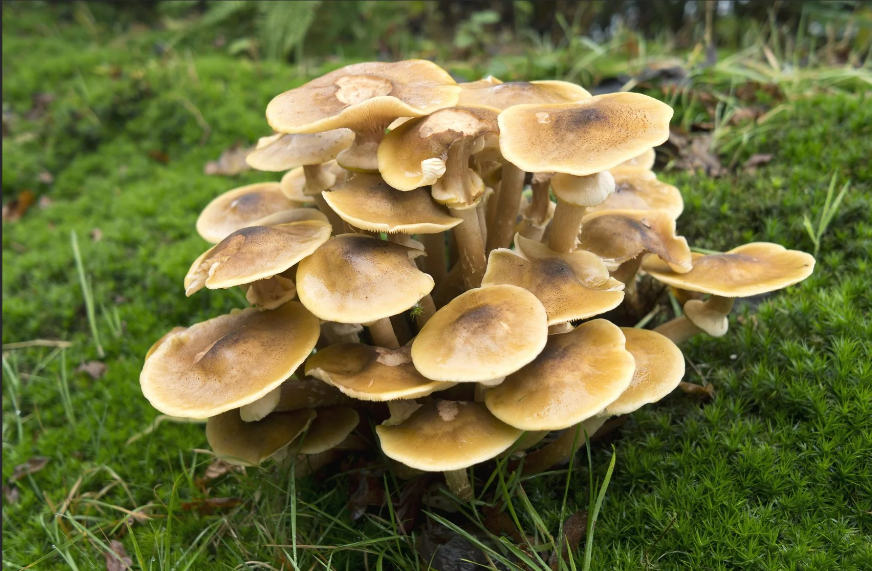
%> input picture New Folder/image.png, 872 x 571 px
$ octave 15.m   (GNU Octave 9; MATLAB toolbox functions it lacks are replaced by stand-ins)
%> lines starting %> are read from the running program, lines starting %| are printed output that depends on the picture
%IMAGE SHARPENING
clc;
clear all;
close all;
f=imread('image.png');
%> f is the input picture: size 571x872x3 uint8; mean R, G, B 111.3, 112, 61.6
subplot(2,2,1),imshow(f),title('input image');
w=1/81*ones(9);
g=imfilter(f,w);
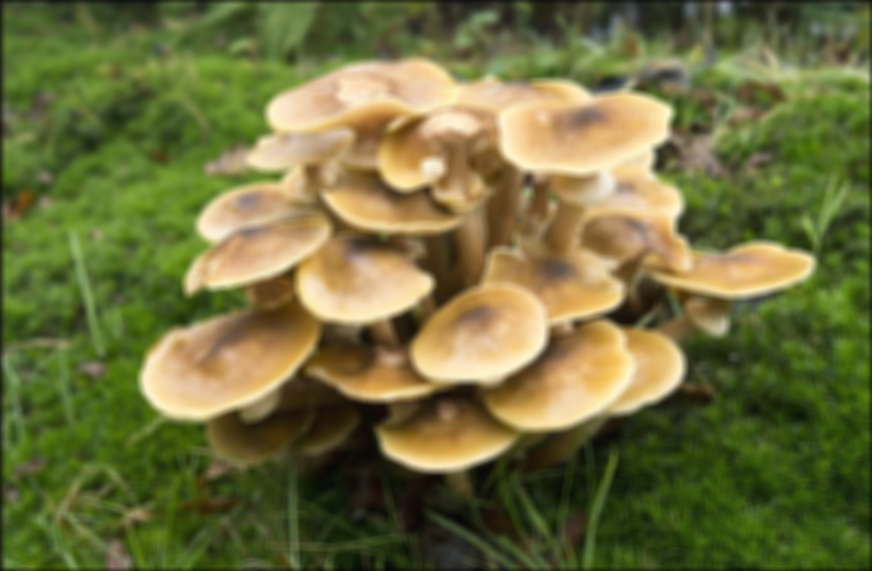
%> g: size 571x872x3 uint8; mean R, G, B 110.9, 111.5, 61.3
subplot(2,2,2),imshow(g),title('Smoothened Image');
w=fspecial('laplacian',0);
g1=imfilter(g,w,'replicate');
i=f-g1;
subplot(2,2,3),imshow(i);title('special laplacian filter');
w=fspecial('prewitt');
g2=imfilter(g,w);
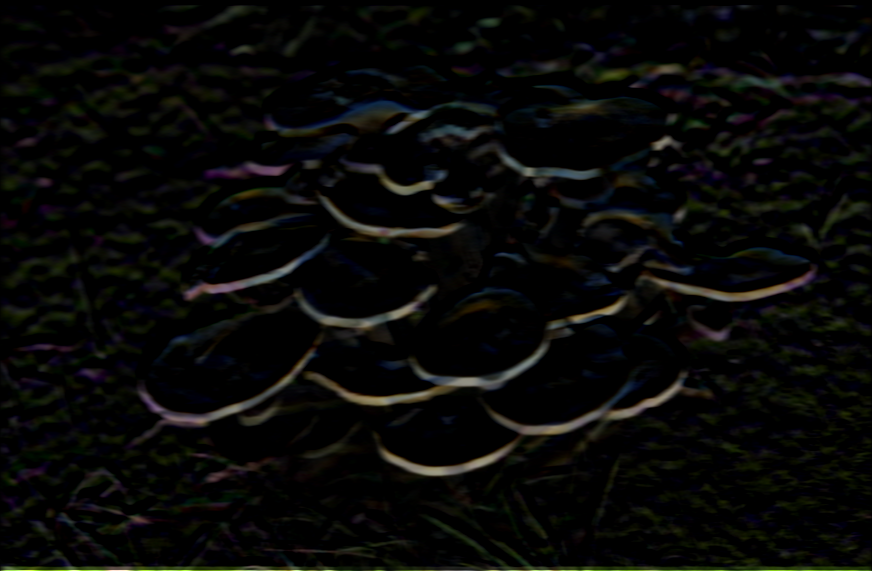
%> g2: size 571x872x3 uint8; mean R, G, B 8.5, 8.8, 7.4
i=f-g2;
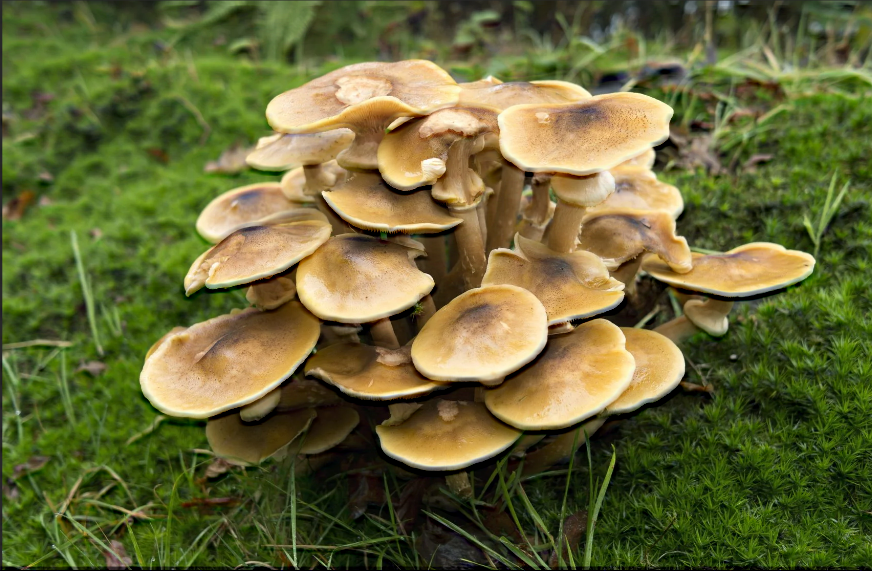
%> i: size 571x872x3 uint8; mean R, G, B 103.3, 103.8, 55.2
figure, subplot(1,2,1),imshow(i);title('Prewitt filter');
w=fspecial('sobel');
g3=imfilter(g,w);
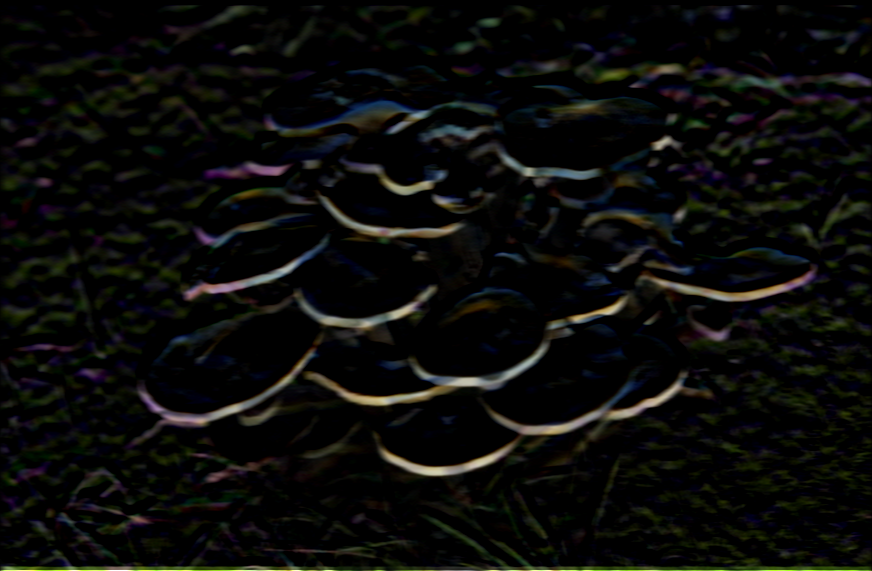
%> g3: size 571x872x3 uint8; mean R, G, B 11.4, 11.7, 9.9
i=f-g3;
subplot(1,2,2), imshow(i);title('Sobel filter');
